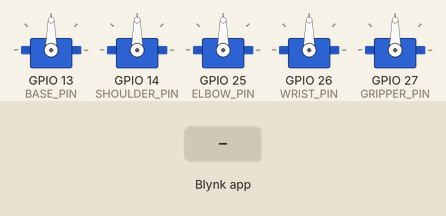
This sketch was run on a simulated ESP32. Parts: 5 × servo. Inputs (shaded band) come from the test bench. WiFi joins after 1.5 s; servers stay silent unless stated.

Above: at 3.0 s.
3.1 s: Blynk app writes 1 to V1
At 3.4 s:
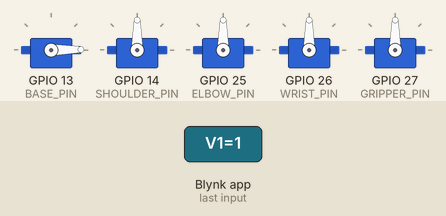
4.6 s: Blynk app writes 200 to V1
At 5.8 s:
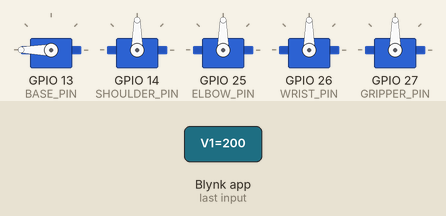
6.1 s: Blynk app writes 1 to V2
At 6.9 s:
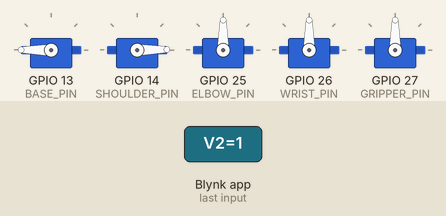
7.6 s: Blynk app writes 0 to V1
At 8.1 s:
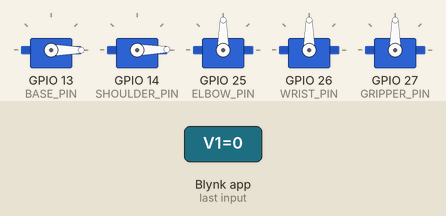
9.1 s: Blynk app writes 200 to V2
At 10.3 s:
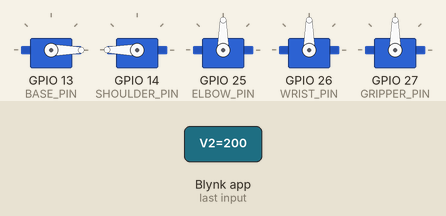
10.6 s: Blynk app writes 1 to V3
At 11.6 s:
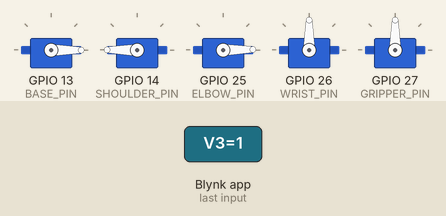
Timing chart, 0 to 13.1 s (numbered marks = the images above; inputs shaded):
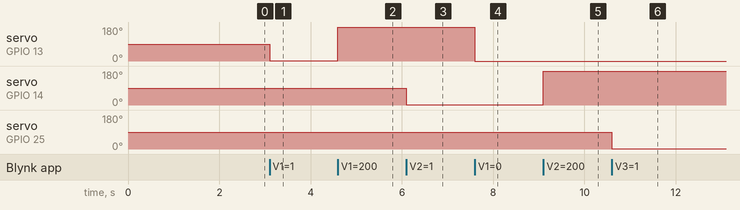

The sketch:

Robotic_arm.ino
```cpp
#define BLYNK_TEMPLATE_ID "PASTE_BLYNK_TEMPLATE_ID_HERE"
#define BLYNK_TEMPLATE_NAME "WRITE_YOUR_TEMPLATE_NAME_HERE"
#define BLYNK_AUTH_TOKEN "PASTE_YOUR_NEW_AUTH_TOKEN_HERE"

#include <WiFi.h>
#include <BlynkSimpleEsp32.h>
#include <ESP32Servo.h>

char ssid[] = "YOUR_HOTSPOT_NAME";
char pass[] = "YOUR_HOTSPOT_PASSWORD";

Servo baseServo;
Servo shoulderServo;
Servo elbowServo;
Servo wristServo;
Servo gripperServo;

const int BASE_PIN = 13;
const int SHOULDER_PIN = 14;
const int ELBOW_PIN = 25;
const int WRIST_PIN = 26;
const int GRIPPER_PIN = 27;

void setup() {
  Serial.begin(115200);

  baseServo.setPeriodHertz(50);
  shoulderServo.setPeriodHertz(50);
  elbowServo.setPeriodHertz(50);
  wristServo.setPeriodHertz(50);
  gripperServo.setPeriodHertz(50);

  baseServo.attach(BASE_PIN, 500, 2500);
  shoulderServo.attach(SHOULDER_PIN, 500, 2500);
  elbowServo.attach(ELBOW_PIN, 500, 2500);
  wristServo.attach(WRIST_PIN, 500, 2500);
  gripperServo.attach(GRIPPER_PIN, 500, 2500);

  // Safe initial test positions; verify the arm's
  // mechanical limits before operating it.
  baseServo.write(90);
  shoulderServo.write(90);
  elbowServo.write(90);
  wristServo.write(90);
  gripperServo.write(90);

  Blynk.begin(BLYNK_AUTH_TOKEN, ssid, pass);
}

BLYNK_WRITE(V1) {
  baseServo.write(constrain(param.asInt(), 0, 180));
}

BLYNK_WRITE(V2) {
  shoulderServo.write(constrain(param.asInt(), 0, 180));
}

BLYNK_WRITE(V3) {
  elbowServo.write(constrain(param.asInt(), 0, 180));
}

BLYNK_WRITE(V4) {
  wristServo.write(constrain(param.asInt(), 0, 180));
}

BLYNK_WRITE(V5) {
  gripperServo.write(constrain(param.asInt(), 0, 180));
}

void loop() {
  Blynk.run();
}
```

Measured:
- after the input at 3.1 s, servo on GPIO 13 (BASE_PIN): 90° → 1° at once
- after the input at 4.6 s, servo on GPIO 13 (BASE_PIN): 1° → 180° at once
- after the input at 6.1 s, servo on GPIO 14 (SHOULDER_PIN): 90° → 1° at once
- after the input at 7.6 s, servo on GPIO 13 (BASE_PIN): 180° → 0° at once
- after the input at 9.1 s, servo on GPIO 14 (SHOULDER_PIN): 1° → 180° at once
- after the input at 10.6 s, servo on GPIO 25 (ELBOW_PIN): 90° → 1° at once
